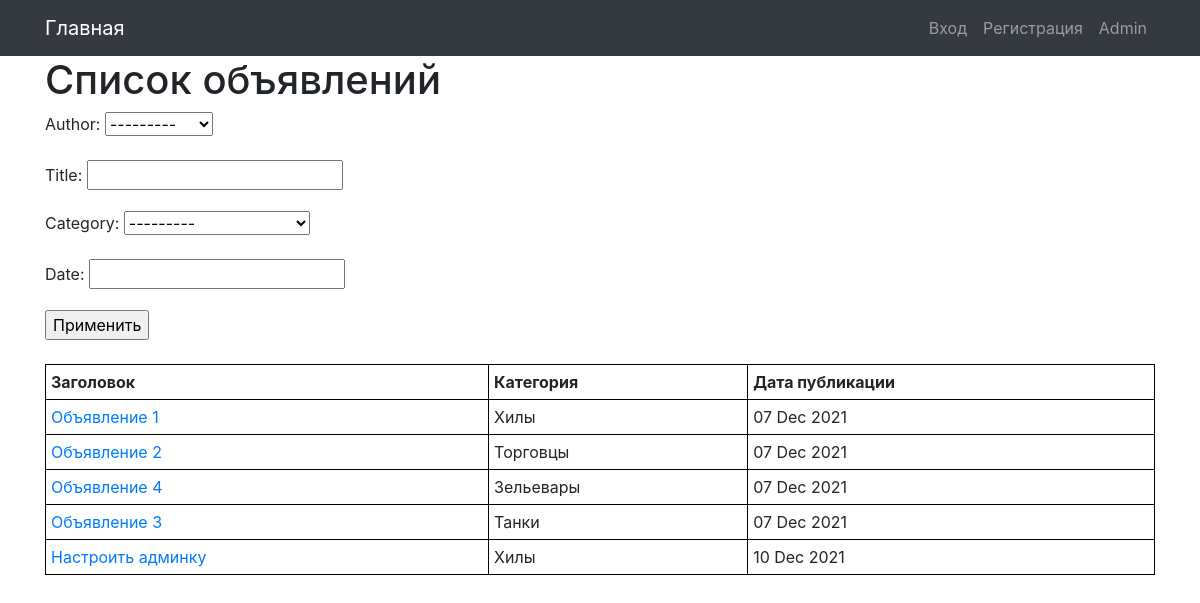
/ads/, run on the app's committed database.
### ads/models.py (models this page shows, shortened)
class Ads(models.Model):
    author = models.ForeignKey(Author, on_delete=models.CASCADE)
    title = models.CharField(max_length=128)
    text = RichTextUploadingField(blank=True, null=True)
    category = models.ForeignKey(Category, on_delete=models.CASCADE)
    date = models.DateTimeField(auto_now_add=True)
    class Meta:
        verbose_name = 'Объявление'
        verbose_name_plural = 'Обявлении'

class Category(models.Model):
    name = models.CharField(max_length=64, unique=True)
    subscribers = models.ManyToManyField(User, blank=True, related_name="users")
    def __str__(self):
        return f'{self.name}'
    class Meta:
        verbose_name = 'Категория'
        verbose_name_plural = 'Категории'

### ads/views.py (the view)
# urls.py: path('ads/', views.AdsList.as_view(), name='ads_list'),
class AdsList(ListView):
    model = Ads
    template_name = 'ads-list.html'
    context_object_name = 'ads_list'
    paginate_by = 5
    ordering = ['date']
    def get_filter(self):
        ads_filter = AdsFilter(self.request.GET, queryset=super().get_queryset())
        return ads_filter
    def get_queryset(self):
        return self.get_filter().qs
    def get_context_data(self, *args, **kwargs):
        context = super().get_context_data(**kwargs)
        context['filter'] = self.get_filter()
        return context

### ads/models.py (called while the page is built)
    def __str__(self):
        return f'{self.authorUser}'

### templates/ads-list.html (shortened to what this page needs)
{% extends 'default.html' %}
{% block title %}
Список объявлений
{% endblock title %}
{% block content %}
<form method="get">
    {{ filter.form.as_p }}
    <input type="submit" value="Применить">
</form>
<br>
{% if ads_list %}
    <table>
            <tr>
                <td>
                    <b>Заголовок</b>
                </td>
                <td>
                    <b>Категория</b>
                </td>
                <td>
                    <b>Дата публикации</b>
                </td>
            </tr>
        {% for ad in ads_list %}
            <tr>
                <td>
                    <a href="{% url 'ads' ad.id %}">{{ad.title}}</a>
                </td>
                <td>
                    {{ad.category}}
                </td>
                <td>
                    {{ad.date|date:'d M Y'}}
                </td>
            </tr>
        {% endfor %}
    </table>
{% endif %}
{% endblock content %}

### templates/default.html (shortened to what this page needs)
{% load static %}
<!DOCTYPE html>
<html lang="en">
<head>
  <link type="text/css" href="{% static 'vendor/bootstrap/css/bootstrap.min.css' %}" rel="stylesheet">
</head>
<body>
    <nav class="navbar navbar-expand-lg navbar-dark bg-dark static-top">
        <div class="container">
            <a class="navbar-brand" href="/">Главная</a>
            <div class="collapse navbar-collapse" id="navbarResponsive">
                <ul class="navbar-nav ml-auto">
                    {% if request.user.is_authenticated %}
                        <li class="nav-item">
                            <a class="nav-link" href="{% url 'accounts' %}">Личный кабинет ({{ request.user.username }})</a>
                        </li>
                    {% else %}
                        <li class="nav-item">
                            <a class="nav-link" href="{% url 'account_login' %}">Вход</a>
                        </li>
                        <li class="nav-item">
                            <a class="nav-link" href="{% url 'account_signup' %}">Регистрация</a>
                        </li>
                    {% endif %}
                    <li class="nav-item">
                        <a class="nav-link" href="/admin/">Admin</a>
                    </li>
                </ul>
            </div>
        </div>
    </nav>
    <div class="container">
        <h1>
            {% block title %}
            {% endblock %}
        </h1>
    </div>
    <div class="container">
        {% block content %}
        {% endblock %}
    </div>
</body>
</html>

### templates/ads-list.html (style rules this page uses)
table { margin: 0px 0px; text-align: left; border: 1px solid rgb(0, 0, 0); width: 100%; border-collapse: collapse; }
td,th { border: 1px solid rgb(0, 0, 0); padding: 5px; vertical-align: top; }

### data on the page
Ads: title "Объявление 1", category "Хилы", date "07 Dec 2021"
Ads: title "Объявление 2", category "Торговцы", date "07 Dec 2021"
Ads: title "Объявление 4", category "Зельевары", date "07 Dec 2021"
Ads: title "Объявление 3", category "Танки", date "07 Dec 2021"
Ads: title "Настроить админку", category "Хилы", date "10 Dec 2021"
